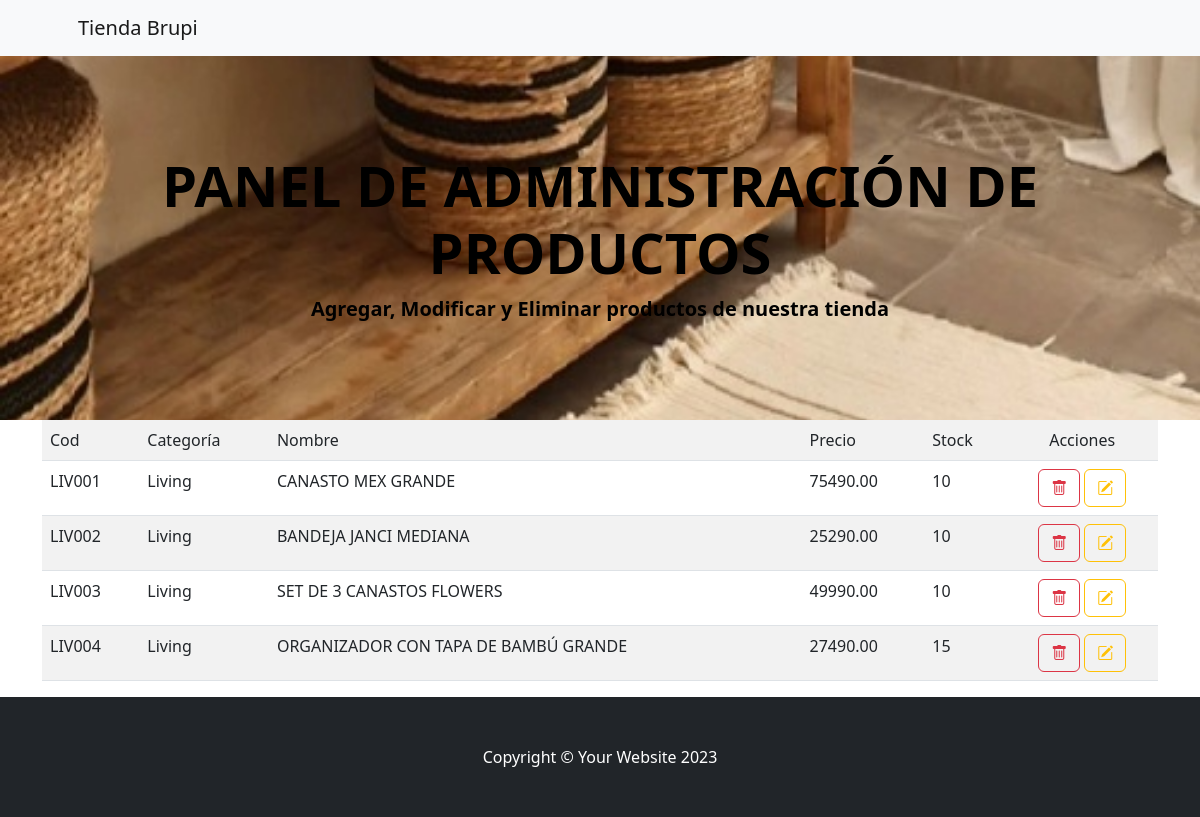
/AppProducto/productos/Living/, run on the app's committed database.
### AppProducto/models.py (models this page shows, shortened)
class Producto(models.Model):
    cod = models.CharField(max_length=20, unique=True)
    categoria = models.CharField(max_length=50)
    nombre = models.CharField(max_length=100)
    precio = models.DecimalField(max_digits=10, decimal_places=2)
    descripcion = models.TextField(blank=True)
    stock = models.PositiveIntegerField()
    imagen = models.ImageField(upload_to='productos/', blank=True, null=True)

### AppProducto/views.py (the view)
# urls.py: path("productos/", views.lista_productos, name="lista_productos"),
def lista_productos(request, categoria=None):
    if categoria:
        productos = Producto.objects.filter(categoria__iexact=categoria)
    else:
        productos = Producto.objects.all()
    return render(request, "AppProducto/lista_productos.html", {"productos": productos})

### AppProducto/template/AppProducto/lista_productos.html
{% extends "AppProducto/padreadm.html" %}
{% load static %}
{% block contenido %}
<main class="container">
<table class="table table-striped">
      <tr>
          <td>Cod</td>
          <td>Categoría</td>
          <td>Nombre</td>
          <td>Precio</td>
          <td>Stock</td>
          <td class="text-center">Acciones</td>
      </tr>
      {% for n in productos %}
      <tr>
          <td>{{n.cod}}</td>
          <td>{{n.categoria}}</td>
          <td>{{n.nombre}}</td>
          <td>{{n.precio}}</td>
          <td>{{n.stock}}</td>
          <td class="text-center"><a href="{% url 'eliminar_producto' n.id %}" class="btn btn-outline-danger"><i class="bi bi-trash"></i></a>
              <a href="{% url 'editar_producto' n.id %}" class="btn btn-outline-warning"><i class="bi bi-pencil-square"></i></a>
          </td>
      </tr>
      {% endfor %}
</table>
</main>
{% endblock %}

### data on the page
Producto: cod "LIV001", categoria "Living", nombre "CANASTO MEX GRANDE", precio "75490.00", stock "10"
Producto: cod "LIV002", categoria "Living", nombre "BANDEJA JANCI MEDIANA", precio "25290.00", stock "10"
Producto: cod "LIV003", categoria "Living", nombre "SET DE 3 CANASTOS FLOWERS", precio "49990.00", stock "10"
Producto: cod "LIV004", categoria "Living", nombre "ORGANIZADOR CON TAPA DE BAMBÚ GRANDE", precio "27490.00", stock "15"
